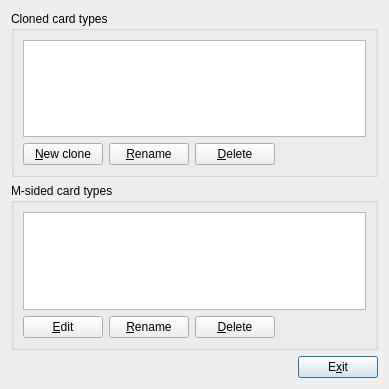
<?xml version="1.0" encoding="UTF-8"?>
<ui version="4.0">
 <class>ManageCardTypesDlg</class>
 <widget class="QDialog" name="ManageCardTypesDlg">
  <property name="geometry">
   <rect>
    <x>0</x>
    <y>0</y>
    <width>389</width>
    <height>389</height>
   </rect>
  </property>
  <property name="minimumSize">
   <size>
    <width>300</width>
    <height>240</height>
   </size>
  </property>
  <property name="windowTitle">
   <string>Card type manager</string>
  </property>
  <layout class="QVBoxLayout" name="verticalLayout_4">
   <item>
    <layout class="QVBoxLayout" name="verticalLayout_3">
     <item>
      <widget class="QGroupBox" name="cloned_card_types_box">
       <property name="title">
        <string>Cloned card types</string>
       </property>
       <layout class="QVBoxLayout" name="verticalLayout_2">
        <item>
         <widget class="QListWidget" name="cloned_card_types"/>
        </item>
        <item>
         <layout class="QHBoxLayout" name="horizontalLayout_3">
          <item>
           <widget class="QPushButton" name="clone_button">
            <property name="text">
             <string>&amp;New clone</string>
            </property>
           </widget>
          </item>
          <item>
           <widget class="QPushButton" name="rename_clone_button">
            <property name="text">
             <string>&amp;Rename</string>
            </property>
           </widget>
          </item>
          <item>
           <widget class="QPushButton" name="delete_clone_button">
            <property name="text">
             <string>&amp;Delete</string>
            </property>
           </widget>
          </item>
          <item>
           <spacer name="horizontalSpacer_3">
            <property name="orientation">
             <enum>Qt::Horizontal</enum>
            </property>
            <property name="sizeHint" stdset="0">
             <size>
              <width>40</width>
              <height>20</height>
             </size>
            </property>
           </spacer>
          </item>
         </layout>
        </item>
       </layout>
      </widget>
     </item>
     <item>
      <widget class="QGroupBox" name="M_sided_card_types_box">
       <property name="title">
        <string>M-sided card types</string>
       </property>
       <layout class="QVBoxLayout" name="verticalLayout">
        <item>
         <widget class="QListWidget" name="M_sided_card_types"/>
        </item>
        <item>
         <layout class="QHBoxLayout" name="horizontalLayout">
          <item>
           <widget class="QPushButton" name="edit_M_sided_button">
            <property name="text">
             <string>&amp;Edit</string>
            </property>
           </widget>
          </item>
          <item>
           <widget class="QPushButton" name="rename_M_sided_button">
            <property name="text">
             <string>&amp;Rename</string>
            </property>
           </widget>
          </item>
          <item>
           <widget class="QPushButton" name="delete_M_sided_button">
            <property name="text">
             <string>&amp;Delete</string>
            </property>
           </widget>
          </item>
          <item>
           <spacer name="horizontalSpacer">
            <property name="orientation">
             <enum>Qt::Horizontal</enum>
            </property>
            <property name="sizeHint" stdset="0">
             <size>
              <width>40</width>
              <height>20</height>
             </size>
            </property>
           </spacer>
          </item>
         </layout>
        </item>
       </layout>
      </widget>
     </item>
     <item>
      <layout class="QHBoxLayout" name="horizontalLayout_2">
       <item>
        <spacer name="horizontalSpacer_2">
         <property name="orientation">
          <enum>Qt::Horizontal</enum>
         </property>
         <property name="sizeHint" stdset="0">
          <size>
           <width>40</width>
           <height>20</height>
          </size>
         </property>
        </spacer>
       </item>
       <item>
        <widget class="QPushButton" name="exit_button">
         <property name="text">
          <string>E&amp;xit</string>
         </property>
         <property name="default">
          <bool>true</bool>
         </property>
        </widget>
       </item>
      </layout>
     </item>
    </layout>
   </item>
  </layout>
 </widget>
 <resources/>
 <connections>
  <connection>
   <sender>exit_button</sender>
   <signal>clicked()</signal>
   <receiver>ManageCardTypesDlg</receiver>
   <slot>reject()</slot>
   <hints>
    <hint type="sourcelabel">
     <x>342</x>
     <y>252</y>
    </hint>
    <hint type="destinationlabel">
     <x>199</x>
     <y>149</y>
    </hint>
   </hints>
  </connection>
  <connection>
   <sender>clone_button</sender>
   <signal>clicked()</signal>
   <receiver>ManageCardTypesDlg</receiver>
   <slot>clone_card_type</slot>
   <hints>
    <hint type="sourcelabel">
     <x>65</x>
     <y>220</y>
    </hint>
    <hint type="destinationlabel">
     <x>149</x>
     <y>119</y>
    </hint>
   </hints>
  </connection>
  <connection>
   <sender>rename_clone_button</sender>
   <signal>clicked()</signal>
   <receiver>ManageCardTypesDlg</receiver>
   <slot>rename_cloned_card_type()</slot>
   <hints>
    <hint type="sourcelabel">
     <x>140</x>
     <y>225</y>
    </hint>
    <hint type="destinationlabel">
     <x>175</x>
     <y>122</y>
    </hint>
   </hints>
  </connection>
  <connection>
   <sender>delete_clone_button</sender>
   <signal>clicked()</signal>
   <receiver>ManageCardTypesDlg</receiver>
   <slot>delete_cloned_card_type()</slot>
   <hints>
    <hint type="sourcelabel">
     <x>223</x>
     <y>225</y>
    </hint>
    <hint type="destinationlabel">
     <x>175</x>
     <y>122</y>
    </hint>
   </hints>
  </connection>
  <connection>
   <sender>delete_M_sided_button</sender>
   <signal>clicked()</signal>
   <receiver>ManageCardTypesDlg</receiver>
   <slot>delete_M_sided_card_type()</slot>
   <hints>
    <hint type="sourcelabel">
     <x>220</x>
     <y>325</y>
    </hint>
    <hint type="destinationlabel">
     <x>194</x>
     <y>194</y>
    </hint>
   </hints>
  </connection>
  <connection>
   <sender>rename_M_sided_button</sender>
   <signal>clicked()</signal>
   <receiver>ManageCardTypesDlg</receiver>
   <slot>rename_M_sided_card_type()</slot>
   <hints>
    <hint type="sourcelabel">
     <x>139</x>
     <y>325</y>
    </hint>
    <hint type="destinationlabel">
     <x>194</x>
     <y>194</y>
    </hint>
   </hints>
  </connection>
  <connection>
   <sender>edit_M_sided_button</sender>
   <signal>clicked()</signal>
   <receiver>ManageCardTypesDlg</receiver>
   <slot>edit_M_sided_card_type()</slot>
   <hints>
    <hint type="sourcelabel">
     <x>58</x>
     <y>325</y>
    </hint>
    <hint type="destinationlabel">
     <x>194</x>
     <y>194</y>
    </hint>
   </hints>
  </connection>
  <connection>
   <sender>cloned_card_types</sender>
   <signal>itemClicked()</signal>
   <receiver>ManageCardTypesDlg</receiver>
   <slot>activate_cloned_card_type</slot>
   <hints>
    <hint type="sourcelabel">
     <x>194</x>
     <y>83</y>
    </hint>
    <hint type="destinationlabel">
     <x>194</x>
     <y>194</y>
    </hint>
   </hints>
  </connection>
  <connection>
   <sender>M_sided_card_types</sender>
   <signal>itemClicked()</signal>
   <receiver>ManageCardTypesDlg</receiver>
   <slot>activate_M_sided_card_type</slot>
   <hints>
    <hint type="sourcelabel">
     <x>194</x>
     <y>255</y>
    </hint>
    <hint type="destinationlabel">
     <x>194</x>
     <y>194</y>
    </hint>
   </hints>
  </connection>
 </connections>
</ui>
